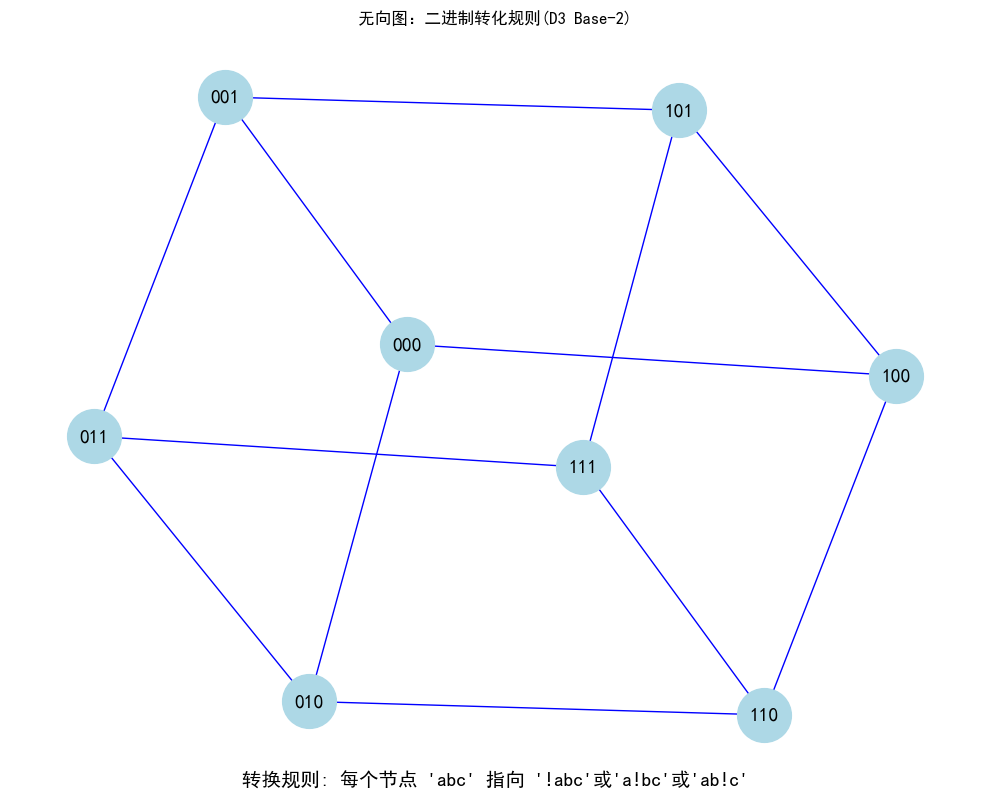

Here is the Python script that generated this plot:
import networkx as nx
import matplotlib.pyplot as plt

from graph_utils.graph_drawer import draw_arrow_on_edges

# 解决中文显示问题
plt.rcParams['font.sans-serif'] = ['SimHei']  # 使用黑体
plt.rcParams['axes.unicode_minus'] = False  # 正常显示负号

## 创建无向图
G = nx.Graph()

# 所有3位二进制数(顶点),只设置了ID
vertices = [i for i in range(8)]
# 添加顶点
G.add_nodes_from(vertices)

# 定义边的规则:x=x1x2x3,y=y1y2y3,且|x1-y1|+|x2-y2|+|x3-y3|=1->x与y只有1bit翻转
for x in vertices:
    for k in range(3):
        y = x ^ (1 << k)  # 第k位反转
        G.add_edge(x, y)
# 绘制图形
plt.figure(figsize=(10, 8))
pos = nx.spring_layout(G, seed=42)  #使用spring 布局

# 绘制节点和边
nx.draw_networkx_nodes(G, pos, node_size=1500, node_color='lightblue')
nx.draw_networkx_edges(G, pos, arrows=False, edge_color='b')
# 绘制箭头
#draw_arrow_on_edges(G, pos, position=0.5, arrowstyle='->', color='red', mutation_scale=15, lw=2, alpha=0.9)
# 标注顶点,默认用id，这里转一下
labels = {i: f"{i:03b}" for i in range(8)}#ID:label 这种map形式
nx.draw_networkx_labels(G, pos, labels=labels , font_size=14, font_color='black')
#设置标题和调整布局
plt.title('无向图：二进制转化规则(D3 Base-2)')
plt.axis('off')
plt.tight_layout(pad=3.0)  # 增加内边距
plt.tight_layout()
# 添加图例解释
plt.figtext(0.5, 0.01,
            "转换规则: 每个节点 'abc' 指向 '!abc'或'a!bc'或'ab!c'",
            ha='center', fontsize=14)
#plt.show()
plt.savefig('1-1-1-c.png', bbox_inches='tight')
